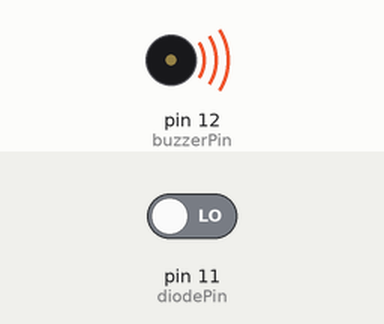
Recording of a sketch running on a simulated Arduino Uno, built with avr-gcc and run on an emulated ATmega328P. Shown: buzzer (waves = sounding, pin HIGH). The inputs (shaded band) are chosen by the test bench; at power-on: pin 11 (diodePin) LOW. What the sketch prints to the serial monitor is not drawn.

Above: at 1.2 s.
1.3 s: pin 11 (diodePin) driven HIGH
At 2.3 s:
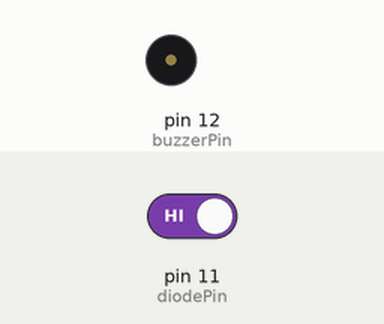
2.8 s: pin 11 (diodePin) driven LOW
At 3.5 s:
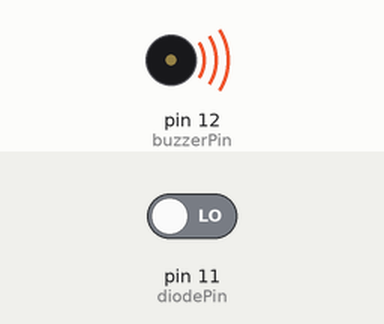
Timing chart, 0 to 5.8 s (numbered marks = the images above; inputs shaded):
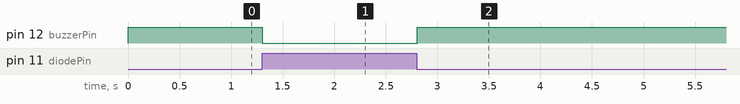

Measured:
- after the input at 1.3 s, pin 12 (buzzerPin): HIGH → LOW at once
- after the input at 2.8 s, pin 12 (buzzerPin): LOW → HIGH at once

The sketch:

code.ino
```cpp
int buzzerPin = 12;
int diodePin = 11;

void setup()
{
  Serial.begin(9600);
  pinMode(buzzerPin, OUTPUT);
  pinMode(diodePin, INPUT);
}

void loop()
{
  int diodeValue = digitalRead(diodePin);
  if (diodeValue == 1)
  {
  	digitalWrite(buzzerPin, LOW);
  }
  else
  {
    digitalWrite(buzzerPin,HIGH);
  }
  Serial.println(diodeValue);
}
```
